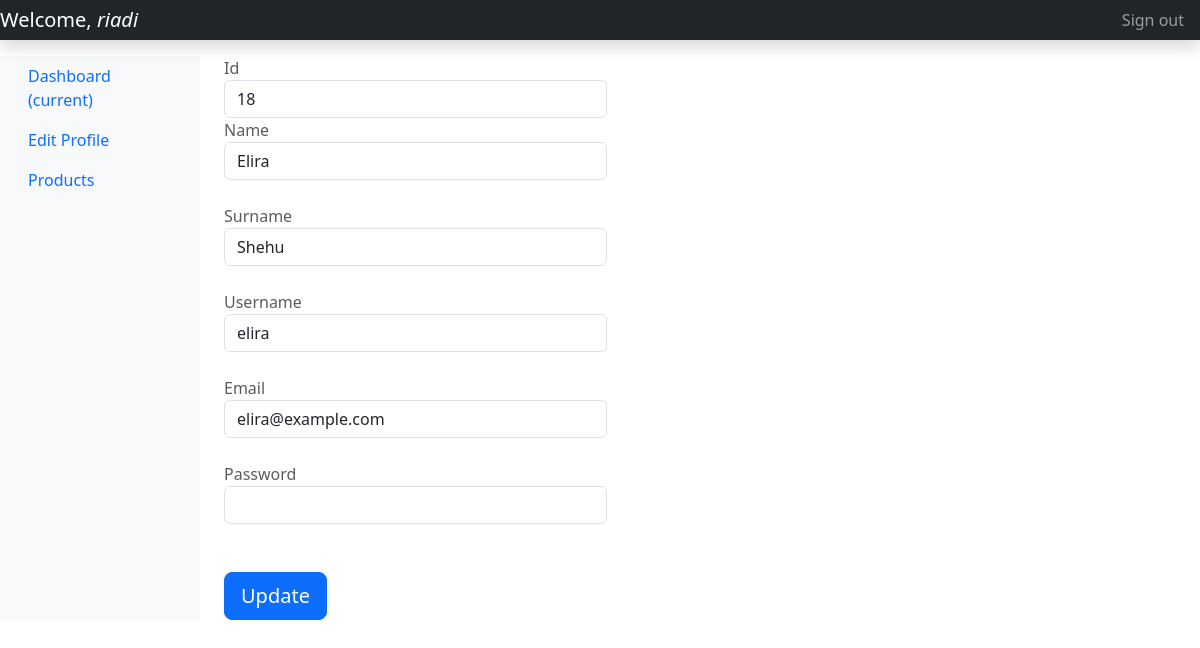
The page /profile.php?id=18 (signed in) on the database its author committed.
### tables this page shows
CREATE TABLE `users` (
  `id` int(100) NOT NULL,
  `name` varchar(255) NOT NULL,
  `surname` varchar(255) NOT NULL,
  `username` varchar(255) NOT NULL,
  `email` varchar(255) NOT NULL,
  `password` varchar(255) NOT NULL
);

### profile.php (the view, shortened to what this page needs)
<?php
include_once('include/config.php');
$id = isset($_GET['id']) ? intval($_GET['id']) : 0;
$sql = "SELECT * FROM users WHERE id=:id";
$selectUser = $conn->prepare($sql);
$selectUser->bindParam(':id', $id, PDO::PARAM_INT);
$selectUser->execute();
$user_data = $selectUser->fetch(PDO::FETCH_ASSOC);
?>
<?php include_once('include/header.php'); ?>
<nav class="navbar navbar-dark fixed-top bg-dark flex-md-nowrap p-0 shadow">
  <a class="navbar-brand col-sm-3 col-md-2 mr-0" href="#">Welcome, <i> <?php echo htmlspecialchars($_SESSION['username']); ?> </i></a>
  <ul class="navbar-nav px-3">
    <li class="nav-item text-nowrap">
      <a class="nav-link" href="logout.php">Sign out</a>
    </li>
  </ul>
</nav>
<div class="container-fluid">
  <div class="row">
    <nav class="col-md-2 d-none d-md-block bg-light sidebar">
      <div class="sidebar-sticky">
        <ul class="nav flex-column">
          <li class="nav-item">
            <a class="nav-link active" href="dashboard.php">
              Dashboard <span class="sr-only">(current)</span>
            </a>
          </li>
          <li class="nav-item">
            <a class="nav-link" href="profile.php?id=<?= isset($_SESSION['user_id']) ? htmlspecialchars($_SESSION['user_id']) : '' ?>">
              Edit Profile
            </a>
          </li>
          <li class="nav-item">
            <a class="nav-link" href="product_dashboard.php">
              Products
            </a>
          </li>
        </ul>
      </div>
    </nav>
    <main role="main" class="col-md-9 ml-sm-auto col-lg-10 px-4">
      <div class="row">
        <div class="col-md-5">
          <form class="form-profile" action="logic/update.php" method="post">
            <span class="text-muted" for='id'>Id</span>
            <input type="number" class="form-control" id="floatingInput" placeholder="Id" name="id" value="<?php echo htmlspecialchars($user_data['id']); ?>" readonly>
            <span class="text-muted" for='name'> Name </span>
            <input class="form-control" type="text" name="name" value="<?php echo htmlspecialchars($user_data['name']); ?>" required><br>
            <span class="text-muted"> Surname </span>
            <input class="form-control" type="text" name="surname" value="<?php echo htmlspecialchars($user_data['surname']); ?>" required><br>
            <span class="text-muted"> Username </span>
            <input class="form-control" type="text" name="username" value="<?php echo htmlspecialchars($user_data['username']); ?>" required><br>
            <span class="text-muted">Email</span>
            <input class="form-control" type="email" name="email" value="<?php echo htmlspecialchars($user_data['email']); ?>" required><br>
            <span class="text-muted">Password</span>
            <input class="form-control" type="password" name="password" required><br><br>
            <button class="btn btn-lg btn-primary" type="submit" name="update">Update</button>
          </form>
        </div>
      </div>
    </main>
  </div>
</div>

### profile.php (style rules this page uses)
body { padding-top: 56px; }

### rows shown on the page
users: id "18", name "Elira", surname "Shehu", username "elira", email "elira@example.com"

### other values the page prints
$_SESSION['username'] "riadi"
